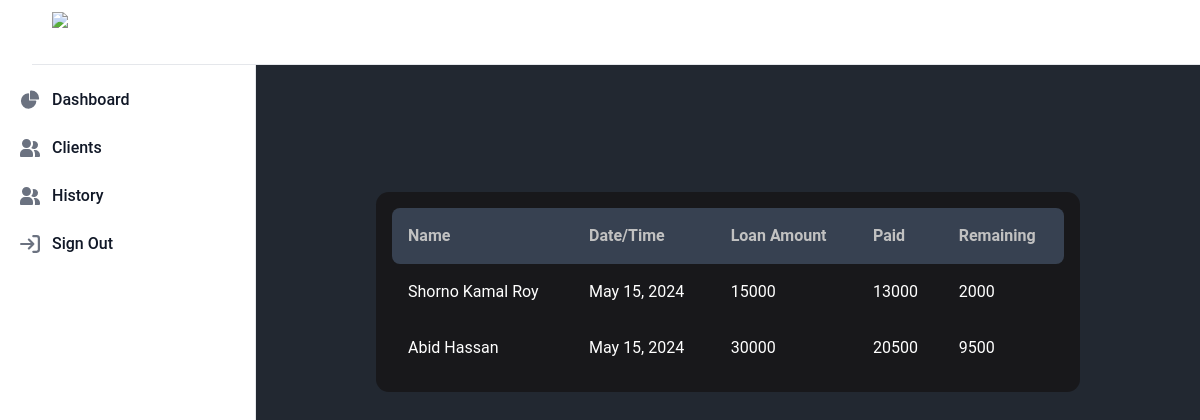
Before: /history with the older database file.
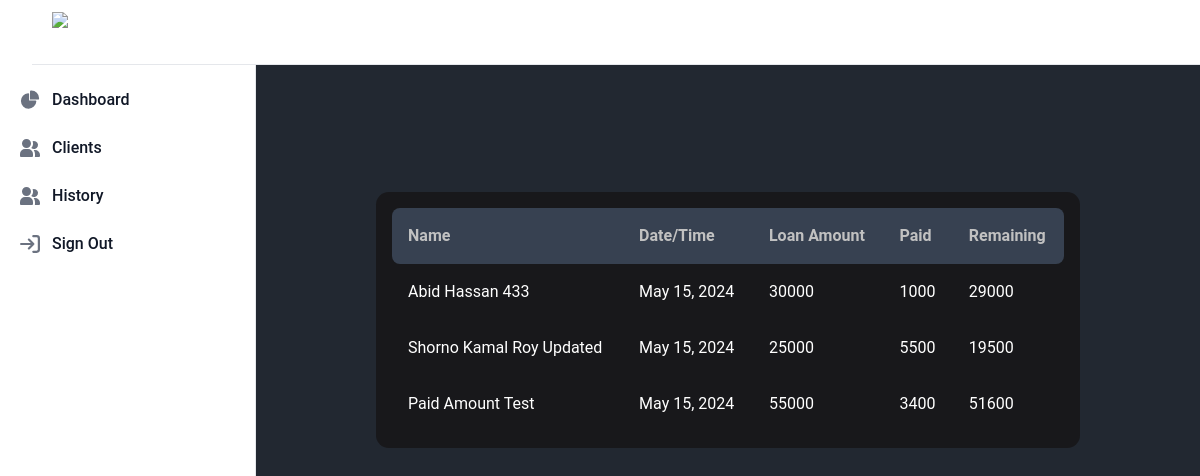
After: the same page with the newer database file.
### lenden/models.py (models this page shows, shortened)
class Client(models.Model):
    name = models.CharField(max_length=200)
    email = models.EmailField()
    phone = models.CharField(max_length=20)
    created = models.DateField(auto_now_add=True)
    loan_amount = models.IntegerField()
    paid_amount = models.IntegerField(default=0)
    def remaining(self):
        return self.loan_amount - self.paid_amount

### lenden/views.py (the view)
# urls.py: path("history", views.history, name="history"),
def history(request):
    clients = Client.objects.all()
    return render(request, "history.html", {
        "clients": clients,
    })

### lenden/templates/history.html (shortened to what this page needs)
{% extends "base.html" %}
{% block content %}
        <div class="pt-24">
            <div class="table-div">
                <table>
                    <thead class="bg-gray-700">
                    <th class="tbl-header">Name</th>
                    <th class="tbl-header">Date/Time</th>
                    <th class="tbl-header">Loan Amount</th>
                    <th class="tbl-header">Paid</th>
                    <th class="tbl-header">Remaining</th>
                    </thead>
                    {% for client in clients %}
                        <tbody>
                        <tr>
                            <td>{{ client.name }}</td>
                            <td>{{ client.created }}</td>
                            <td>{{ client.loan_amount }}</td>
                            <td>{{ client.paid_amount }}</td>
                            <td>{{ client.remaining }}</td>
                        </tr>
                        </tbody>
                    {% endfor %}
                </table>
            </div>
        </div>
{% endblock %}

### templates/base.html (shortened to what this page needs)
{% load static %}
<!DOCTYPE html>
<html lang="en">
<head>
    <script src="https://cdn.tailwindcss.com"></script>
    <link rel="stylesheet" href="{% static "app.css" %}">
</head>
<body>
{% include "includes/navbar.html" %}
{% include "includes/sidebar.html" %}
<div class="main-content">
    {% block content %}
    {% endblock %}
</div>
</body>
</html>

### lenden/templates/includes/navbar.html (shortened to what this page needs)
<nav class="fixed top-0 z-50 w-full bg-white border-b border-gray-200 dark:bg-gray-800 dark:border-gray-700 float-start ">
    <div class="px-3 py-3 lg:px-5 lg:pl-3">
        <div class="flex items-center justify-between">
            <div class="flex items-center justify-start rtl:justify-end">
                <a href="/" class="flex ms-2 md:me-24">
                    <img src="https://cdn-icons-png.flaticon.com/128/639/639365.png" class="h-10 me-3"
                         alt="FlowBite Logo"/>
                    <span class="self-center text-xl font-semibold sm:text-2xl whitespace-nowrap dark:text-white">LenDen</span>
                </a>
            </div>
        </div>
    </div>
</nav>

### lenden/templates/includes/sidebar.html (shortened to what this page needs)
<aside id="logo-sidebar"
       class="fixed top-0 left-0 z-40 w-64 h-screen pt-20 transition-transform -translate-x-full bg-white border-r border-gray-200 sm:translate-x-0 dark:bg-gray-800 dark:border-gray-700"
       >
    <div class="h-full px-3 pb-4 overflow-y-auto bg-white dark:bg-gray-800">
        <ul class="space-y-2 font-medium">
            <li>
                <a href="{% url "index" %}"
                   class="flex items-center p-2 text-gray-900 rounded-lg dark:text-white hover:bg-gray-100  dark:hover:bg-gray-700 group">
                    <span class="ms-3">Dashboard</span>
                </a>
            </li>
            <li>
                <a href="{% url "clients" %}"
                   class="flex items-center p-2 text-gray-900 rounded-lg dark:text-white hover:bg-gray-100 dark:hover:bg-gray-700 group">
                    <span class="flex-1 ms-3 whitespace-nowrap">Clients</span>
                </a>
            </li>
            <li>
                <a href="{% url 'history' %}"
                   class="flex items-center p-2 text-gray-900 rounded-lg dark:text-white hover:bg-gray-100 dark:hover:bg-gray-700 group">
                    <span class="flex-1 ms-3 whitespace-nowrap">History</span>
                </a>
            </li>
            <li>
                <a href="#"
                   class="flex items-center p-2 text-gray-900 rounded-lg dark:text-white hover:bg-gray-100 dark:hover:bg-gray-700 group">
                    <span class="flex-1 ms-3 whitespace-nowrap">Sign Out</span>
                </a>
            </li>
        </ul>
    </div>
</aside>

### static/app.css (style rules this page uses)
.main-content { margin-top: 4rem; margin-left: 16rem; height: 10rem; }
body { background-color: #222831; font-family: 'Roboto', sans-serif; margin: 0; padding: 2rem; color: white; }
li { list-style-type: none; }
table { width: 100%; margin: auto; text-align: left; border-collapse: collapse; }
.table-div { font-size: 1rem; background-color: #18181b; padding: 1rem; border-radius: 0.8rem; width: 50%; margin: auto; min-width: 700px; }
thead { background-color: #222831; border-radius: 1rem; color: #c1c1c1; margin-bottom: 5rem; }
thead th { padding: 1rem; }
th:first-child { border-bottom-left-radius: 0.5rem; border-top-left-radius: 0.5rem; }
tbody tr td { padding: 1rem; }
th:last-child { border-bottom-right-radius: 0.5rem; border-top-right-radius: 0.5rem; }
@media screen and (min-width: 1024px) { .table-div { width: 50%; margin: auto; } }
@media screen and (max-width: 1535px) { .table-div { width: 80%; margin: auto; } }

Changed rows visible on the page:
removed Client: name "Shorno Kamal Roy", created "May 15, 2024", loan_amount "15000", paid_amount "13000", remaining "2000"
removed Client: name "Abid Hassan", created "May 15, 2024", loan_amount "30000", paid_amount "20500", remaining "9500"
added Client: name "Abid Hassan 433", created "May 15, 2024", loan_amount "30000", paid_amount "1000", remaining "29000"
added Client: name "Shorno Kamal Roy Updated", created "May 15, 2024", loan_amount "25000", paid_amount "5500", remaining "19500"
added Client: name "Paid Amount Test", created "May 15, 2024", loan_amount "55000", paid_amount "3400", remaining "51600"
